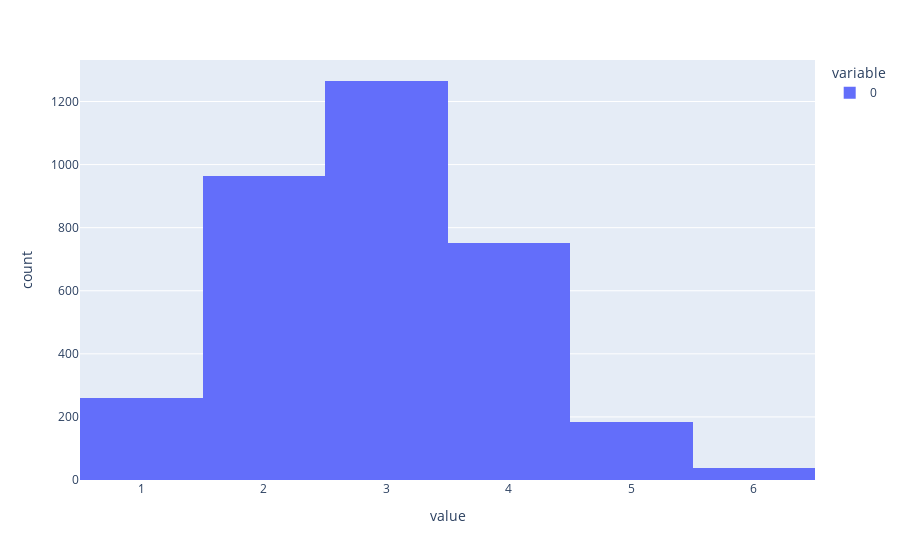

The notebook cell this image was saved under:
### Code cell
px.histogram(y_val+1)

### Figure 1 — Plotly figure (JSON) as saved in the notebook; plotly's stock layout.template omitted (floating-point values rounded to 4 significant figures; data arrays with more than 128 entries replaced by an {"elided": "..."} marker saying what was removed)
{"data": [{"alignmentgroup": "True", "bingroup": "x", "hovertemplate": "variable=0<br>value=%{x}<br>count=%{y}<extra></extra>", "legendgroup": "0", "marker": {"color": "#636efa", "pattern": {"shape": ""}}, "name": "0", "offsetgroup": "0", "orientation": "v", "showlegend": true, "type": "histogram", "x": {"elided": "3462 int values"}, "xaxis": "x", "yaxis": "y"}], "layout": {"autosize": true, "barmode": "relative", "legend": {"title": {"text": "variable"}, "tracegroupgap": 0}, "margin": {"t": 60}, "xaxis": {"anchor": "y", "autorange": true, "domain": [0, 1], "range": [0.5, 6.5], "title": {"text": "value"}, "type": "linear"}, "yaxis": {"anchor": "x", "autorange": true, "domain": [0, 1], "range": [0, 1332.0], "title": {"text": "count"}}}}
